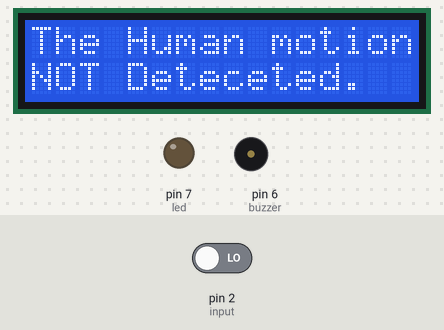
Simulated run of this sketch. Board: Arduino Uno, built with avr-gcc and run on an emulated ATmega328P. On the bench: 16×2 character LCD, output pins drawn as LEDs (lit = HIGH), buzzer (waves = sounding, pin HIGH). The test bench sets the inputs (shaded band); at power-on: pin 2 (input) LOW. What the sketch prints to the serial monitor is not drawn.

Above: at 2.2 s.
2.3 s: pin 2 (input) driven HIGH
At 3.5 s:
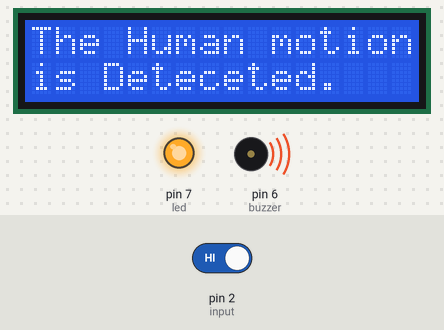
6.4 s: pin 2 (input) driven LOW
At 7.5 s:
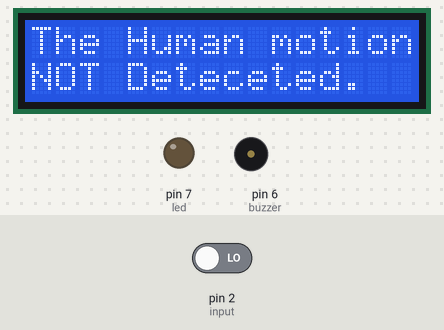
Timing chart, 0 to 9.4 s (numbered marks = the images above; inputs shaded):
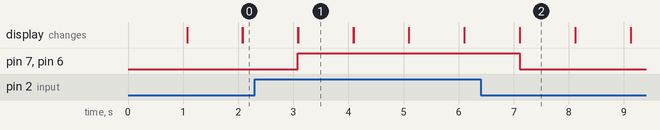

The sketch:

HUMAN_MOTION_DETECTION.ino
```cpp
#include<LiquidCrystal.h>
int rs = 13, en = 12, d4 = 11, d5 = 10, d6 = 9, d7 = 8;
LiquidCrystal lcd(rs, en, d4, d5, d6, d7);

int input=2;
int buzzer=6;
int led=7;

void setup() {
  // put your setup code here, to run once:
  Serial.begin(9600);
  Serial.println("The program is startted..\n");

  pinMode(buzzer,OUTPUT);
  pinMode(led,OUTPUT);
  pinMode(input,INPUT);

  lcd.begin(16,2);
  lcd.setCursor(0,0);
  Serial.println("The lcd is started.");
  lcd.print("PIR sensor:");
  lcd.setCursor(0,1);
  lcd.print("UMESHA R H.");
  delay(1000);
  lcd.clear();
}

void loop() {
  // put your main code here, to run repeatedly:
  int state=digitalRead(input);
  if(state==HIGH)
  {

    digitalWrite(led,HIGH);
    digitalWrite(buzzer,HIGH);
    Serial.println("The human motion is deteceted.");
    lcd.print("The Human motion");
    lcd.setCursor(0,1);
    lcd.print("is Deteceted.");
    delay(1000);
    lcd.clear();
  }
  else
  {

    digitalWrite(led,LOW);
    digitalWrite(buzzer,LOW);
    Serial.println("The human motion is NOT deteceted.");
    lcd.print("The Human motion");
    lcd.setCursor(0,1);
    lcd.print("NOT Deteceted.");
    delay(1000);
    lcd.clear();
  }


}
```

Measured:
- after the input at 2.3 s, pin 7 (led), pin 6 (buzzer): LOW → HIGH after 0.78 s; the display: first differs from a run without the input after 0.79 s (image 1)
- after the input at 6.4 s, pin 7 (led), pin 6 (buzzer): HIGH → LOW after 0.71 s; the display: first differs from a run without the input after 0.71 s (image 2)
- what the display in image 1 shows lasts 1.0 s, from 3.1 s to 4.1 s
